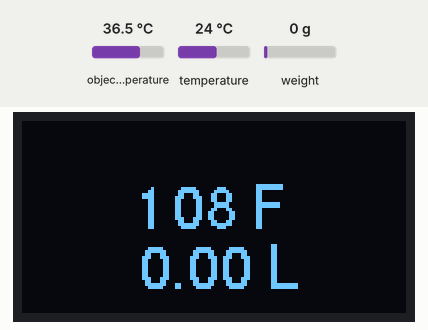
Simulated run of this program. Board: ESP32 board running MicroPython. On the bench: 128×64 one-colour display. The test bench sets the inputs (shaded band); at power-on: object temperature 36.5 °C, weight on the scale 0 g, temperature 24 °C. WiFi joins after 1.5 s; files the program writes start out absent; no MQTT or app messages arrive unless stated; values from a settings file that is not in the repository are placeholders; files that are not in the repository are absent; library files of the repository ran but are not shown: writer.py, freesans20.py, writer_gui.py; what the program prints to the serial console is not drawn.

Above: at 5.8 s.
5.9 s: object temperature set to 20 °C
At 9.3 s:
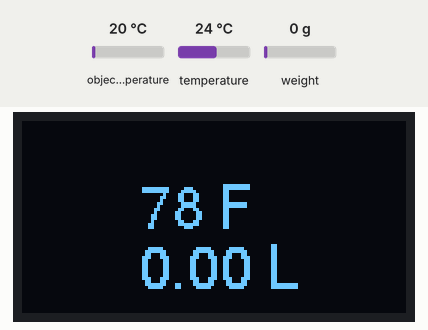
10.2 s: weight on the scale set to 100 g
At 13.2 s:
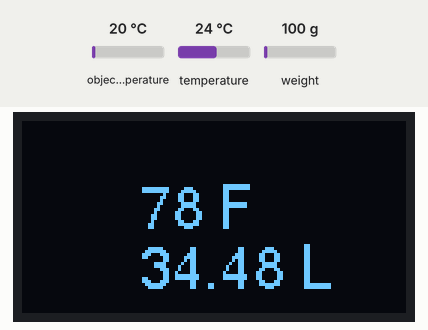
13.7 s: object temperature set to 26 °C
At 16.9 s:
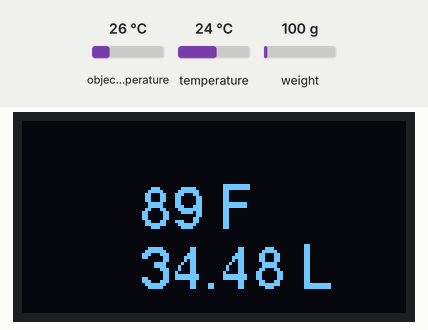
17.2 s: weight on the scale set to 1250 g
At 19.6 s:
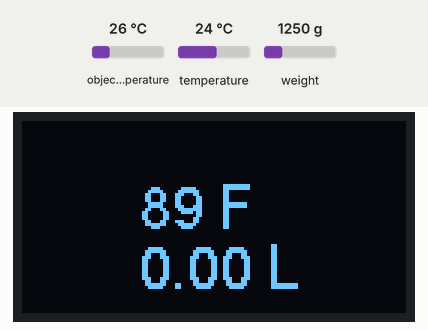
Timing chart, 0 to 21.1 s (numbered marks = the images above; inputs shaded):
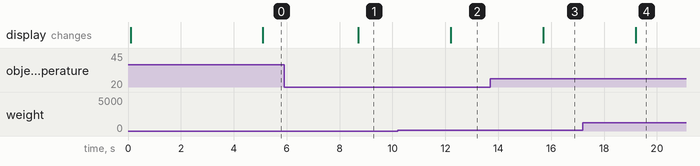

The program:

main.py
```python
from machine import Pin, I2C
from time import sleep
import math
import json

# Import modules
import app.config as cfg
from app.utils.sensor_drivers import MLX90614, HX711
from app.utils.display import setup_oled, setup_writer, display_temperature, display_liters, display_error
from app.utils.mqtt_wifi import initialize_mqtt, close_mqtt, ping_mqtt
from app.utils.calibration import read_calibration_offset, perform_initial_calibration, weight_to_liters

from machine import WDT


import time

def run_smart_kettle():

    wdt = WDT(timeout=15000)
    boot_time = time.ticks_ms()

    # --- Initialize I2C bus ---
    i2c = I2C(0, scl=Pin(22), sda=Pin(21), freq=100000)
    mlx = MLX90614(i2c)

    # --- Setup OLED display ---
    oled = setup_oled(i2c)
    wri = setup_writer(oled)

    # --- Initialize HX711 ---
    hx = HX711(dout=33, pd_sck=32)

    # --- Calibration ---
    # Try to read stored calibration offset
    stored_offset = read_calibration_offset()
    if stored_offset is not None:
        # Apply stored offset
        hx.offset = stored_offset
        print("Loaded stored calibration offset:", stored_offset)
    else:
        # Perform initial calibration
        perform_initial_calibration(hx)

    hx.set_scale(10000)   # adjust this scale factor experimentally

    # --- MQTT Setup ---
    mqtt_client = initialize_mqtt()
    # Add a small delay to ensure MQTT connection is stable
    if mqtt_client is not None:
        sleep(1)

    # State variables to track previous values for change detection
    prev_temp = None
    prev_weight = None

    # --- Main loop ---
    counter = 0
    # Initialize MQTT client
    mqtt_client = None

    # Add watchdog timer to prevent freezing
    last_mqtt_connect = 0
    watchdog_timeout = 300  # 5 minutes

    # Add MQTT ping counter to keep connection alive
    mqtt_ping_counter = 0

    while True:
        counter += 3
        mqtt_ping_counter += 1

        try:
            # Add timeout for sensor readings to prevent hanging
            import time as time_module

            # Read temperature with timeout handling
            try:
                ambient = mlx.ambient()
                obj = mlx.object()
                # Convert temperature to Fahrenheit
                temp_f = (obj * 9/5) + 32

                # Apply 10-degree correction as temperature sensor is off by 10 degrees F
                temp_f_corrected = temp_f + 10
            except Exception as temp_e:
                print("Temperature reading error:", str(temp_e))
                temp_f_corrected = None

            # Read weight with timeout handling
            try:
                weight = hx.get_units()
                # Floor weight to 0 and format to 1 decimal point
                weight = max(0, weight)
                liters = weight_to_liters(weight)
            except Exception as weight_e:
                print("Weight reading error:", str(weight_e))
                weight = None
                liters = None

            # Update display
            try:
                oled.fill(0)
                if temp_f_corrected is not None:
                    display_temperature(wri, temp_f_corrected)
                if liters is not None:
                    display_liters(wri, liters)
                oled.show()
            except Exception as display_e:
                print("Display update error:", str(display_e))
                # Continue execution even if display fails

            # Publish data via MQTT
            try:
                # Check if we need to reconnect MQTT (every 5 minutes)
                current_time = time_module.ticks_ms()
                if (mqtt_client is None or
                    time_module.ticks_diff(current_time, last_mqtt_connect) > watchdog_timeout * 1000):

                    if mqtt_client:
                        close_mqtt(mqtt_client)

                    mqtt_client = initialize_mqtt()
                    if mqtt_client is not None:
                        last_mqtt_connect = current_time

                # Send MQTT ping every 30 seconds to keep connection alive
                if mqtt_client is not None and mqtt_ping_counter >= 10:  # Every 30 seconds (10 * 3 seconds)

                    ping_mqtt(mqtt_client)
                    mqtt_ping_counter = 0  # Reset counter

                # Only publish if we have valid data and MQTT is connected
                if mqtt_client is not None and temp_f_corrected is not None and liters is not None:
                    # Only publish temperature if it has changed
                    rounded_temp = round(temp_f_corrected)
                    if prev_temp is None or abs(rounded_temp - prev_temp) >= 1:  # 1 degree threshold
                        mqtt_client.publish(cfg.TOPIC_TEMPERATURE, "{:d}".format(rounded_temp))
                        prev_temp = rounded_temp

                    # Only publish weight if it has changed
                    if prev_weight is None or abs(weight - prev_weight) >= 0.1:  # 0.1 unit threshold
                        mqtt_client.publish(cfg.TOPIC_WEIGHT, "{:.1f}".format(weight))
                        mqtt_client.publish(cfg.TOPIC_LITERS, "{:.1f}".format(liters))
                        prev_weight = weight
            except Exception as e:
                print("MQTT publish error:", str(e))
                # Continue execution even if publish fails
                # Reinitialize MQTT on error
                mqtt_client = None

        except Exception as e:
            # Handle any other errors that might occur
            print("Main loop error:", str(e))
            # Try to display the error on OLED
            try:
                display_error(wri, str(e))
            except:
                # If even display_error fails, just print to console
                print("Failed to display error on OLED")

        if time.ticks_diff(time.ticks_ms(), boot_time) > 3600 * 1000:
            import machine
            machine.reset()

        wdt.feed()
        sleep(3)

if __name__ == "__main__":
    run_smart_kettle()
```

sensor_drivers.py
```python
from machine import Pin, I2C
import math
import time

# --- MLX90614 driver ---
class MLX90614:
    def __init__(self, i2c, address=0x5A):
        self.i2c = i2c
        self.address = address

    def read16(self, reg):
        try:
            data = self.i2c.readfrom_mem(self.address, reg, 3)
            return (data[1] << 8) | data[0]
        except Exception as e:
            print("I2C read error for MLX90614:", str(e))
            return None

    def read_temp(self, reg):
        raw = self.read16(reg)
        if raw is None:
            return None
        temp = (raw * 0.02) - 273.15
        return temp

    def ambient(self):
        return self.read_temp(0x06)

    def object(self):
        return self.read_temp(0x07)

# --- HX711 driver ---
class HX711:
    def __init__(self, dout, pd_sck, gain=128):
        self.dout = Pin(dout, Pin.IN)
        self.pd_sck = Pin(pd_sck, Pin.OUT)
        self.gain = gain
        self.offset = 0
        self.scale = 1

    def is_ready(self):
        return self.dout.value() == 0

    def read_with_timeout(self, timeout=1000):
        """Read from HX711 with timeout to prevent hanging"""
        start_time = time.ticks_ms()
        while not self.is_ready():
            if time.ticks_diff(time.ticks_ms(), start_time) > timeout:
                print("HX711 timeout waiting for data")
                return None
            time.sleep_ms(1)

        data = 0
        for _ in range(24):
            self.pd_sck.value(1)
            data = (data << 1) | self.dout.value()
            self.pd_sck.value(0)
        # set gain
        for _ in range({128: 1, 64: 3, 32: 2}[self.gain]):
            self.pd_sck.value(1)
            self.pd_sck.value(0)
        if data & 0x800000:
            data |= ~0xffffff
        return data

    def read_average(self, times=5, timeout=1000):
        """Read average with timeout to prevent hanging"""
        values = []
        for _ in range(times):
            val = self.read_with_timeout(timeout)
            if val is not None:
                values.append(val)
            else:
                print("HX711 read timeout during average")
                return None
        return sum(values) / len(values) if values else None

    def get_value(self):
        return self.read_average() - self.offset

    def get_units(self):
        return self.get_value() / self.scale

    def tare(self, times=15):
        self.offset = self.read_average(times)

    def set_scale(self, scale):
        self.scale = scale
```

display.py
```python
from machine import Pin, I2C
import app.utils.writer as writer
from app.utils import freesans20
from app.utils.writer_gui import Label

# --- OLED setup (auto-detect SH1106 or SSD1306) ---
def setup_oled(i2c):
    try:
        import ssd1306
        oled = ssd1306.SSD1306_I2C(128, 64, i2c)
    except ImportError:
        from app.utils.sh1106 import SH1106_I2C
        oled = SH1106_I2C(128, 64, i2c)
    return oled

# --- Initialize Writer with custom font ---
def setup_writer(oled):
    return writer.Writer(oled, freesans20)

# --- Display functions ---
def display_temperature(writer, temperature_f):
    """Display temperature on OLED"""
    try:
        Label(writer, 20, 40, "{:.0f} F".format(temperature_f))
    except Exception as e:
        print("Error displaying temperature:", str(e))

def display_liters(writer, liters):
    """Display liters on OLED"""
    try:
        Label(writer, 40, 40, "{:.2f} L".format(liters))
    except Exception as e:
        print("Error displaying liters:", str(e))

def display_error(writer, error_message):
    """Display error message on OLED"""
    try:
        writer.device.fill(0)
        writer.device.text("Sensor error", 0, 0, 1)
        # Limit the error message length to prevent display issues
        if len(error_message) > 15:
            error_message = error_message[:12] + "..."
        writer.device.text(error_message, 0, 16, 1)
        writer.device.show()
    except Exception as e:
        # If we fail to display error, at least print to console
        print("Failed to display error on OLED:", str(e))
```

mqtt_wifi.py
```python
import network
import time
from umqtt.simple import MQTTClient
import ubinascii
import machine
import app.config as cfg

# MQTT Configuration
MQTT_SERVER = cfg.MQTT_SERVER
MQTT_PORT = 8883
MQTT_SSL = True
MQTT_SSL_PARAMS = {'server_hostname': MQTT_SERVER}
MQTT_CLIENT_ID = ubinascii.hexlify(machine.unique_id()).decode()
MQTT_USER = cfg.MQTT_USER
MQTT_PASS = cfg.MQTT_PASS

# Wi-Fi Configuration
WIFI_SSID = cfg.WIFI_SSID
WIFI_PASS = cfg.WIFI_PASS

def connect_wifi():
    """Connect to Wi-Fi network"""
    wlan = network.WLAN(network.STA_IF)
    wlan.active(True)
    if not wlan.isconnected():
        print("Connecting to Wi-Fi...")
        wlan.connect(WIFI_SSID, WIFI_PASS)
        # Add timeout to prevent hanging
        timeout = 30
        start_time = time.ticks_ms()
        while not wlan.isconnected():
            if time.ticks_diff(time.ticks_ms(), start_time) > timeout * 1000:
                print("Wi-Fi connection timeout")
                return None
            time.sleep(1)
    print("Wi-Fi Connected:", wlan.ifconfig())
    return wlan

def initialize_mqtt():
    """Initialize and connect to MQTT broker"""
    try:
        # Connect to Wi-Fi
        wlan = connect_wifi()
        if wlan is None:
            print("Failed to connect to Wi-Fi")
            return None

        # Initialize MQTT
        print("Initialize MQTT Broker!")
        mqtt_client = MQTTClient(MQTT_CLIENT_ID
                            , MQTT_SERVER
                            , port=MQTT_PORT
                            , user=MQTT_USER
                            , password=MQTT_PASS
                            , ssl=MQTT_SSL
                            , ssl_params=MQTT_SSL_PARAMS
                            , keepalive=60  # Add keepalive
                            )
        mqtt_client.connect()
        print("Connected to MQTT Broker!")
        return mqtt_client

    except Exception as e:
        # If MQTT fails, continue with normal operation
        print("MQTT initialization failed:", str(e))
        return None

def ping_mqtt(mqtt_client):
    # Do nothing on TLS — keepalive is handled internally
    return True

def close_mqtt(mqtt_client):
    try:
        mqtt_client.disconnect()
    except:
        pass
    try:
        mqtt_client.sock.close()
    except:
        pass

# Don't initialize MQTT at import time - do it in the main loop
# initialize_mqtt()
```

calibration.py
```python
import os

# Water Volume Calculation ---
# Calibration data: liters vs weight readings
# [0.5, 0.75, 1, 1.25] liters corresponds to [1.4, 2.1, 2.8, 3.5] weight
# Using linear regression to calculate conversion factor
# Weight per liter = (3.5 - 1.4) / (1.25 - 0.5) = 2.1 / 0.75 = 2.8
# So 1 liter = 2.8 weight units
LITERS_PER_WEIGHT = 2.90  # weight units per liter

CALIBRATION_FILE = "weight_calibration.txt"

def weight_to_liters(weight):
    """Convert weight reading to liters"""
    return weight / LITERS_PER_WEIGHT

def read_calibration_offset():
    """Read stored calibration offset from file (ignores # comment lines)"""
    try:
        with open(CALIBRATION_FILE, 'r') as f:
            for line in f:
                line = line.strip()
                if line and not line.startswith('#'):
                    return float(line)
    except:
        # Return None if file doesn't exist or can't be read
        return None

def save_calibration_offset(offset):
    """Save calibration offset to file"""
    try:
        with open(CALIBRATION_FILE, 'w') as f:
            f.write(str(offset))
    except Exception as e:
        print("Failed to save calibration:", e)

def perform_initial_calibration(hx):
    """Perform initial calibration by taring"""
    print("Performing initial calibration...")
    hx.tare()
    # Save the offset for future use
    save_calibration_offset(hx.offset)
    print("Saved initial calibration offset:", hx.offset)
    return hx.offset
```

Measured:
- after the input at 5.9 s, the display: changes after 2.8 s (image 1)
- after the input at 10.2 s, the display: changes after 2.0 s (image 2)
- after the input at 13.7 s, the display: changes after 2.0 s (image 3)
- after the input at 17.2 s, the display: changes after 2.0 s (image 4)
